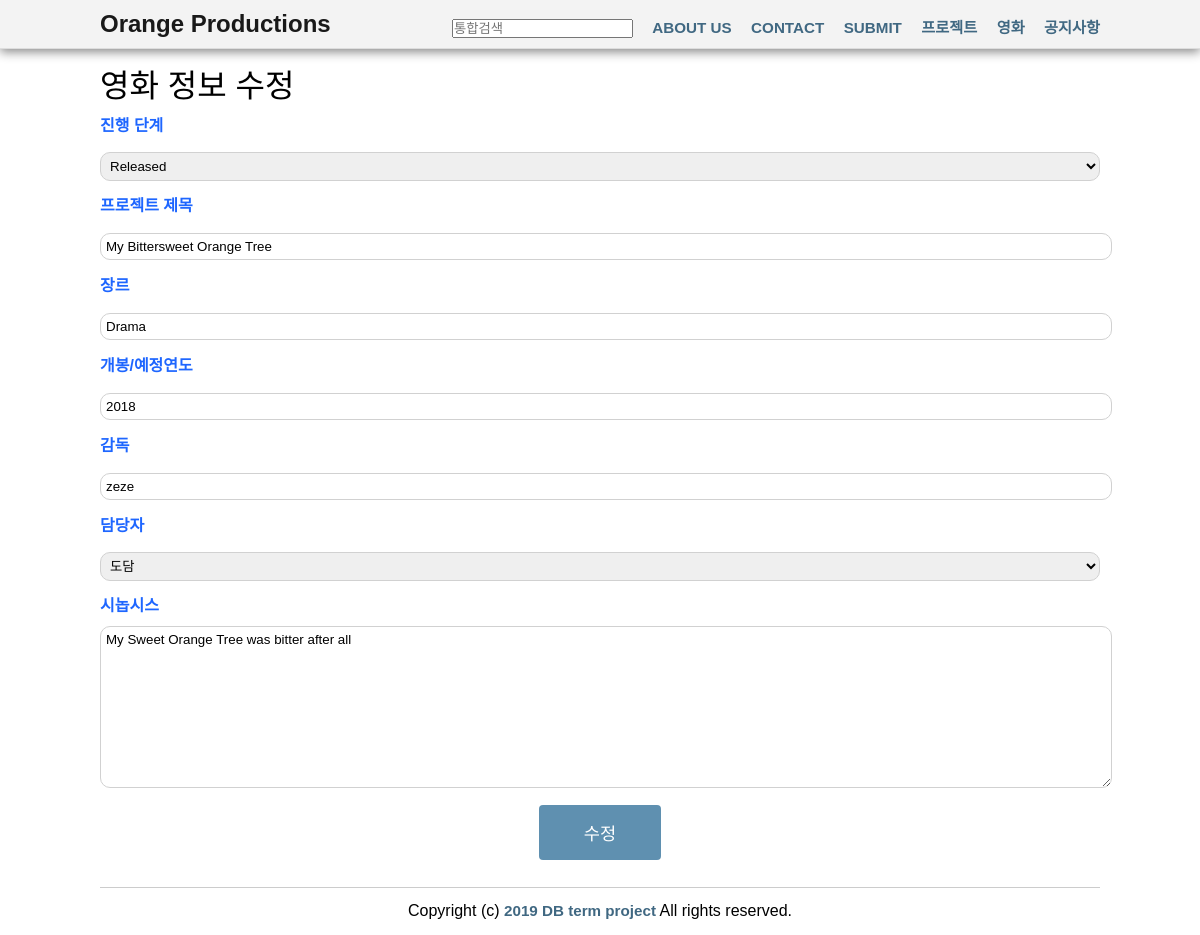
The page /orange-productions/project_form.php?project_id=2 on the database its author committed.
### tables this page shows
CREATE TABLE `project` (
  `project_id` int(10) NOT NULL AUTO_INCREMENT,
  `project_name` varchar(40) NOT NULL,
  `genre` varchar(30) NOT NULL,
  `year` year(4) NOT NULL,
  `director` varchar(30) NOT NULL,
  `emp_id` int(10) NOT NULL,
  `synopsis` text NOT NULL,
  `stage_no` int(4) NOT NULL,
  PRIMARY KEY (`project_id`),
  KEY `emp_id` (`emp_id`),
  KEY `stage_no` (`stage_no`),
  CONSTRAINT `project_ibfk_1` FOREIGN KEY (`emp_id`) REFERENCES `employee` (`emp_id`),
  CONSTRAINT `project_ibfk_2` FOREIGN KEY (`stage_no`) REFERENCES `stage` (`stage_no`)
);

### orange-productions/project_form.php (the view, shortened to what this page needs)
<?
include "header.php";
include "config.php";
$conn = dbconnect($host, $dbid, $dbpass, $dbname);
$mode = "입력";
$frontmode = "프로젝트";
$action = "project_insert.php";
if (array_key_exists("project_id", $_GET)) {
    $project_id = $_GET["project_id"];
    $query =  "select * from project where project_id = $project_id";
    $res = mysqli_query($conn, $query);
    $project = mysqli_fetch_array($res);
    $mode = "수정";
    if ($project['stage_no'] == 5){
    	$frontmode = "영화";
    }
    $action = "project_modify.php";
}
$stage = array();
$query = "select * from stage";
$res = mysqli_query($conn, $query);
while($row = mysqli_fetch_array($res)) {
    $stage[$row['stage_no']] = $row['stage_name'];
}
$employee = array();
$query = "select * from employee";
$res = mysqli_query($conn, $query);
while($row = mysqli_fetch_array($res)) {
    $employee[$row['emp_id']] = $row['emp_name'];
}
?>
    <div class="container">
        <form name="project_form" action="<?=$action?>" method="post" class="fullwidth">
            <h3><?=$frontmode?> 정보 <?=$mode?></h3>
            <p>
                <label for="stage_no">진행 단계</label>
                <select name="stage_no" id="stage_no">
                    <?
                        foreach($stage as $id => $name) {
                            if($id == $project['stage_no']){
                                echo "<option value='{$id}' selected>{$name}</option>";
                            } else {
                                echo "<option value='{$id}'>{$name}</option>";
                            }
                        }
                    ?>
                </select>
            </p>
            <p>
                <label for="project_name">프로젝트 제목</label>
                <input type="text" placeholder="프로젝트 제목 입력" id="project_name" name="project_name" value="<?=$project['project_name']?>"/>
            </p>
	        <p>
	            <label for="genre">장르</label>
	            <input type="text" placeholder="장르 입력" id="genre" name="genre" value="<?= $project['genre'] ?>"/>
	        </p>
	        <p>
	            <label for="year">개봉/예정연도</label>
	            <input type="text" placeholder="ex) 1984"id="year" name="year" value="<?= $project['year'] ?>"/>
	        </p>
	        <p>
	            <label for="director">감독</label>
	            <input type="text" placeholder="감독 입력" id="director" name="director" value="<?= $project['director'] ?>"/>
	        </p>
			<p>
                <label for="emp_id">담당자</label>
                <select name="emp_id" id="emp_id">
                    <?
                        foreach($employee as $id => $name) {
                            if($id == $project['emp_id']){
                                echo "<option value='{$id}' selected>{$name}</option>";
                            } else {
                                echo "<option value='{$id}'>{$name}</option>";
                            }
                        }
                    ?>
                </select>
            </p>
	        <p>
	            <label for="synopsis">시놉시스</label>
	            <textarea id="synopsis" placeholder="시놉시스 입력" name="synopsis" rows="10"><?= $project['synopsis'] ?></textarea>
	        </p>
            <p align="center"><button class="button primary large" onclick="javascript:return validate();"><?=$mode?></button></p>
        </form>
    </div>
<? include("footer.php") ?>

### orange-productions/styles.css (style rules this page uses)
body { margin-top: 60px; }
.container { width: 1000px; margin: 0 auto; }
* { margin: 0; padding: 0; font-family: "Nanum Gothic", sans-serif; }
h1, h2, h3, h4, h5, h6 { font-weight: 500; }
h3 { font-size: 2em; }
p { line-height: 2.5em; }
label { font-weight: 700; color: #1e66ff; }
.button { border: 0; border-radius: 4px; cursor: pointer; margin:2px 0px 2px 0px; }
.button.large { padding: 15px 45px; font-size: 1.1em; }
.button.primary { color: #FFF; background: #5f90b0; }
.fullwidth input[type='text'], input[type='number'], textarea, select { border: 1px solid #d1d1d1; border-radius: 10px; padding: 5px; width: 100% }

### rows shown on the page
project: stage_no "영화", stage_no "Released", project_name "My Bittersweet Orange Tree", genre "Drama", year "2018", director "zeze", emp_id "도담", synopsis "My Sweet Orange Tree was bitter after all"

### other values the page prints
$mode "수정"
